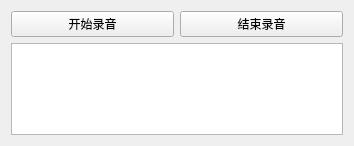
<?xml version="1.0" encoding="UTF-8"?>
<ui version="4.0">
 <class>AudioInputWidget</class>
 <widget class="QWidget" name="AudioInputWidget">
  <property name="geometry">
   <rect>
    <x>0</x>
    <y>0</y>
    <width>354</width>
    <height>146</height>
   </rect>
  </property>
  <property name="windowTitle">
   <string>语音搜索小助手</string>
  </property>
  <layout class="QVBoxLayout" name="verticalLayout_2">
   <item>
    <layout class="QHBoxLayout" name="horizontalLayout">
     <item>
      <widget class="QPushButton" name="pushButton">
       <property name="text">
        <string>开始录音</string>
       </property>
      </widget>
     </item>
     <item>
      <widget class="QPushButton" name="pushButton_2">
       <property name="text">
        <string>结束录音</string>
       </property>
      </widget>
     </item>
    </layout>
   </item>
   <item>
    <widget class="QTextBrowser" name="textBrowser"/>
   </item>
  </layout>
 </widget>
 <layoutdefault spacing="6" margin="11"/>
 <resources/>
 <connections/>
</ui>
